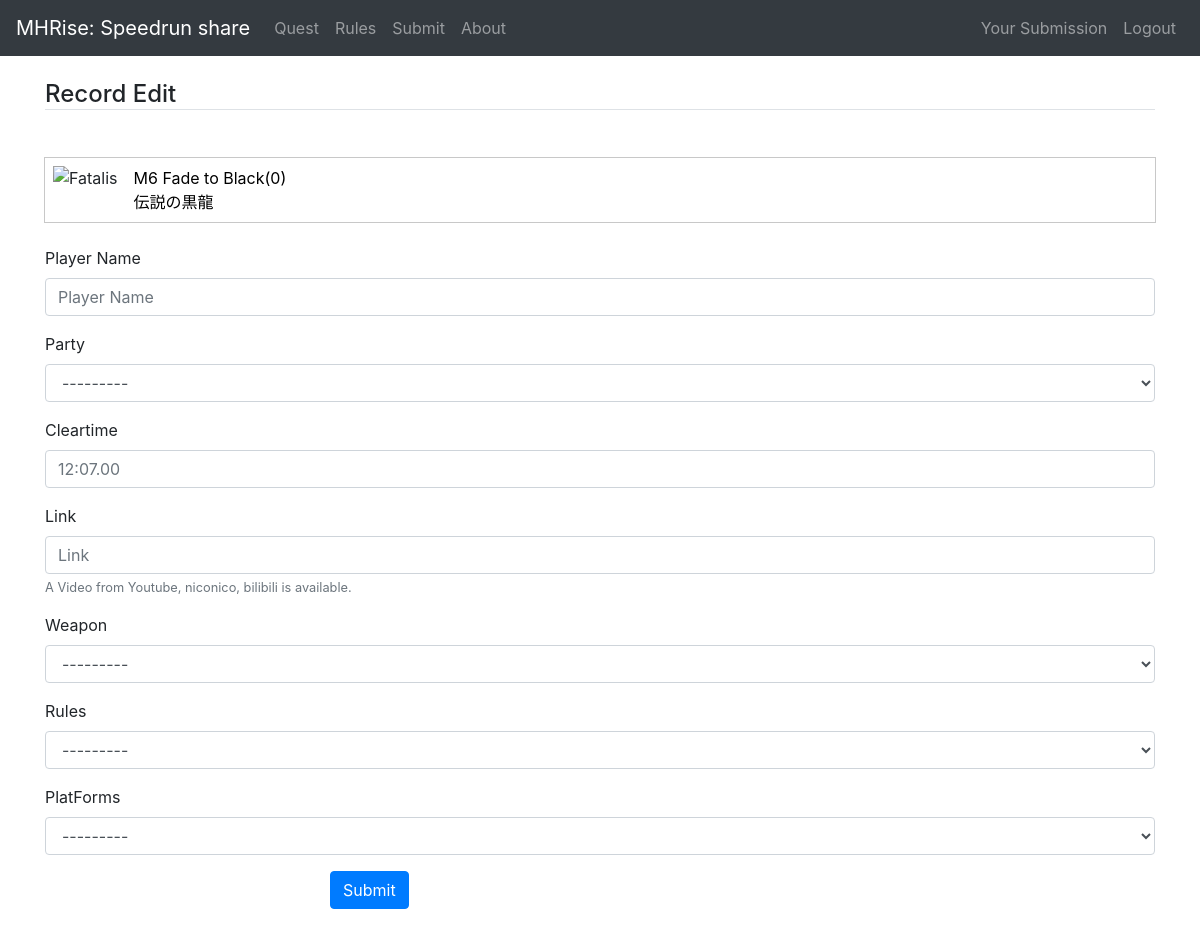
The page /cms/record/add/4/ (signed in) on the database its author committed.
### cms/models.py (models this page shows, shortened)
class Quest(models.Model):
    questname = models.CharField('Quest Name', max_length=255)
    questname_j = models.CharField('Quest Name japanese', max_length=255)
    rank = models.CharField('Quest Rank', max_length=255)
    priority = models.PositiveIntegerField('Priority in quest page', default=0)
    target = models.ForeignKey(Target, verbose_name='Target', related_name='quests', on_delete=models.SET_NULL, null=True)
    recordnum = models.IntegerField('Number of record of this quest', default=0)

### cms/views.py (the view)
# urls.py: path('record/add/<int:quest_id>/', views.record_edit, name='record_add'), # add
@login_required
def record_edit(request, quest_id, record_id=None, conf=None):
    quest = get_object_or_404(Quest, pk=quest_id)
    user = request.user
    print(user.username)
    if record_id:
        record = get_object_or_404(Record, pk=record_id)
        if record.submitter != user:
            print("permission denyed")
            return redirect('cms:record_list', quest_id=quest_id, party='solo', weapon='all', rule='all', platform='switch')
    else:
        record = Record()
    if request.method == 'POST':
        form = RecordForm(request.POST, instance=record)
        if conf == 1 or not form.is_valid():
            return render(request, 'cms/record_edit.html', dict(form=form, quest_id=quest_id, record_id=record_id, noconf=1, quest=quest))
        if form.is_valid():
            record = form.save(commit=False)
            client_addr, _ = get_client_ip(request)
            record.ipaddr = client_addr
            record.quest = quest
            record.submitter = user
            record.save()
            return redirect('cms:record_list', quest_id=quest_id, party='solo', weapon='all', rule='all', platform='switch')
    else: # GET
        record.quest = quest
        form = RecordForm(instance=record)
    return render(request, 'cms/record_edit.html', dict(form=form, quest_id=quest_id, record_id=record_id, quest=quest, user=user))

### cms/forms.py
class RecordForm(ModelForm):
    class Meta:
        model = Record
        fields = ('quest', 'runner', 'party', 'cleartime', 'link', 'weapon', 'rules', 'platform', 'problems',)
        widgets = {
            'cleartime': forms.TextInput(attrs={'placeholder': '12:07.00'}),
            'quest': forms.HiddenInput(),
            'problems': forms.HiddenInput(),
        }

### cms/models.py (called while the page is built)
    def  __str__(self):
        return self.name

### cms/templates/cms/record_edit.html (shortened to what this page needs)
{% extends "cms/base.html" %}
{% load i18n static %}
{% load bootstrap4 %}
{% block extra_css %}
<link rel="stylesheet" href="{% static 'cms/css/quest-card.css' %}">
{% endblock %}
{% block content %}
    <h4 class="mt-4 mb-5 border-bottom">Record Edit</h4>
    <div class="quest-card" style="margin:6px 0px 24px 0px;">
        {% with 'cms/monster_icon/'|add:quest.target.imagepath as image_static %}
        <img src="{% static image_static %}" alt={{quest.target.monstername}}>
        {% endwith %}
        <div class="quest-card__link">
            <a href="{% url 'cms:record_list' quest_id=quest.id party='solo' weapon='all' rule='all' platform='switch' %}">{{ quest.rank }} {{ quest.questname}}<span>({{ quest.recordnum }})</span><br>
            {{ quest.questname_j }}
            </a>
        </div>
    </div>
    {% if record_id %}
      {% if noconf %}
      <form action="{% url 'cms:record_mod' quest_id=quest_id record_id=record_id %}" method="post">
      {% else %}
      <form action="{% url 'cms:record_mod' quest_id=quest_id record_id=record_id conf=1 %}" method="post">
      {% endif %}
    {% else %}
      {% if noconf %}
      <form action="{% url 'cms:record_add' quest_id=quest_id %}" method="post">
      {% else %}
      <form action="{% url 'cms:record_add' quest_id=quest_id conf=1 %}" method="post">
      {% endif %}
    {% endif %}
      {% bootstrap_form form layout='horizontal' %}
      <div class="form-group row">
        <div class="offset-md-3 col-md-9">
          <button type="submit" class="btn btn-primary">Submit</button>
        </div>
      </div>
    </form>
{% endblock content %}

### cms/static/cms/css/quest-card.css (style rules this page uses)
.quest-card { position: relative; z-index: 1; min-height:58px; overflow:visible; background-color:rgb(255, 255, 255); display:flex; padding:0.5em; align-items:center; position:relative; transition:color .15s ease-in-out, background-color .15s ease-in-out, border-color .15s ease-in-out, box-shadow .15s ease-in-out; outline:1px solid rgb(200, 200, 200); margin:12px; }
.quest-card__link { color:#000000; }
.quest-card__link a { color:#000000; }
.quest-card img { margin-top:0px; margin-bottom: 0px; margin-right: 16px; margin-left: 0px; height:48px; display:inline-block; }
.quest-card div { display: inline-block; }
.quest-card { position: relative; }
.quest-card a::before { position: absolute; top: 0; right: 0; bottom: 0; left: 0; pointer-events: auto; content: ""; background-color: transparent; z-index: 2; }
body { margin: 0px; padding: 0px; }

### rows shown on the page
Quest: rank "M6", questname "Fade to Black", recordnum "0", questname_j "伝説の黒龍"
